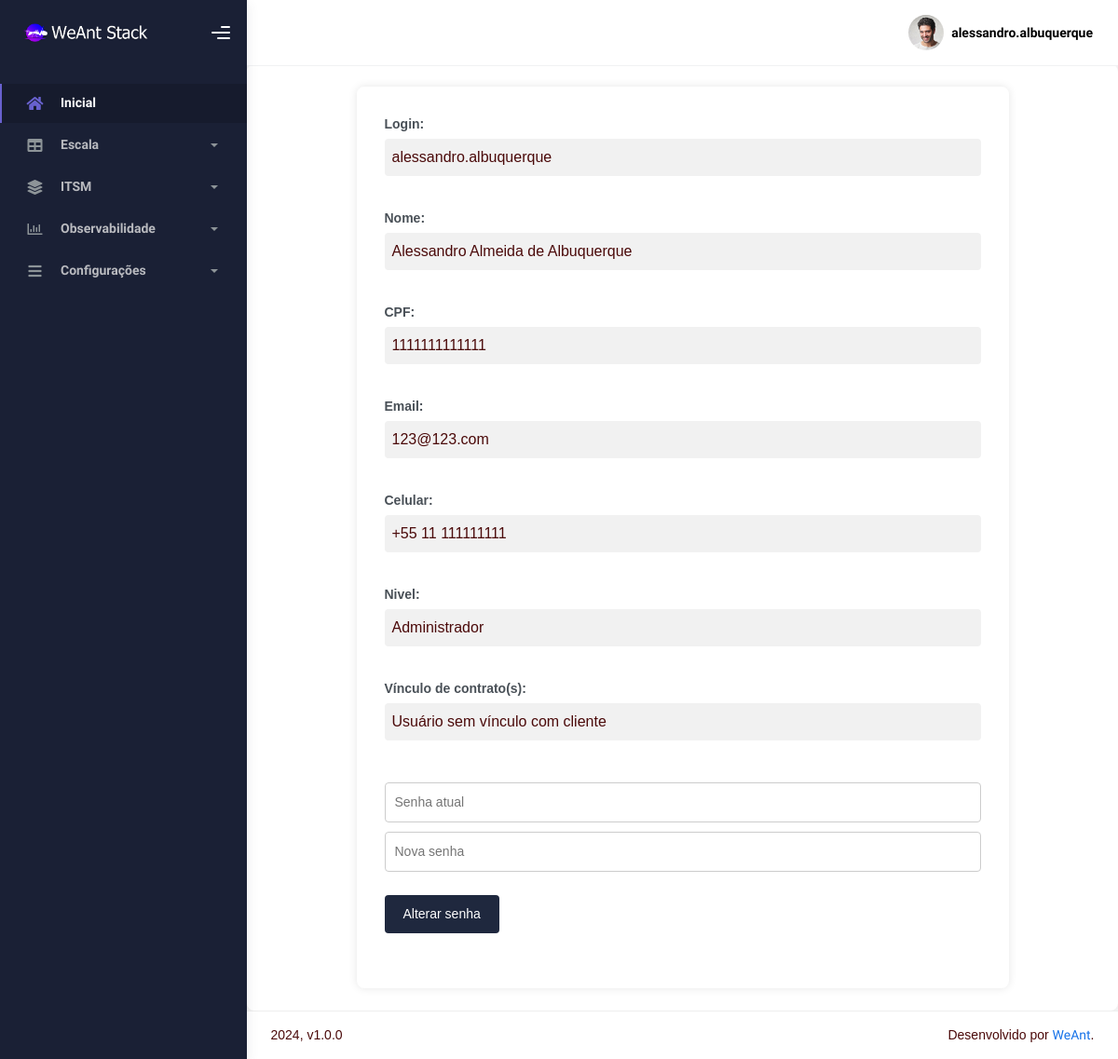
/meu_perfil.php (signed in), run on an earlier commit of the app's database.
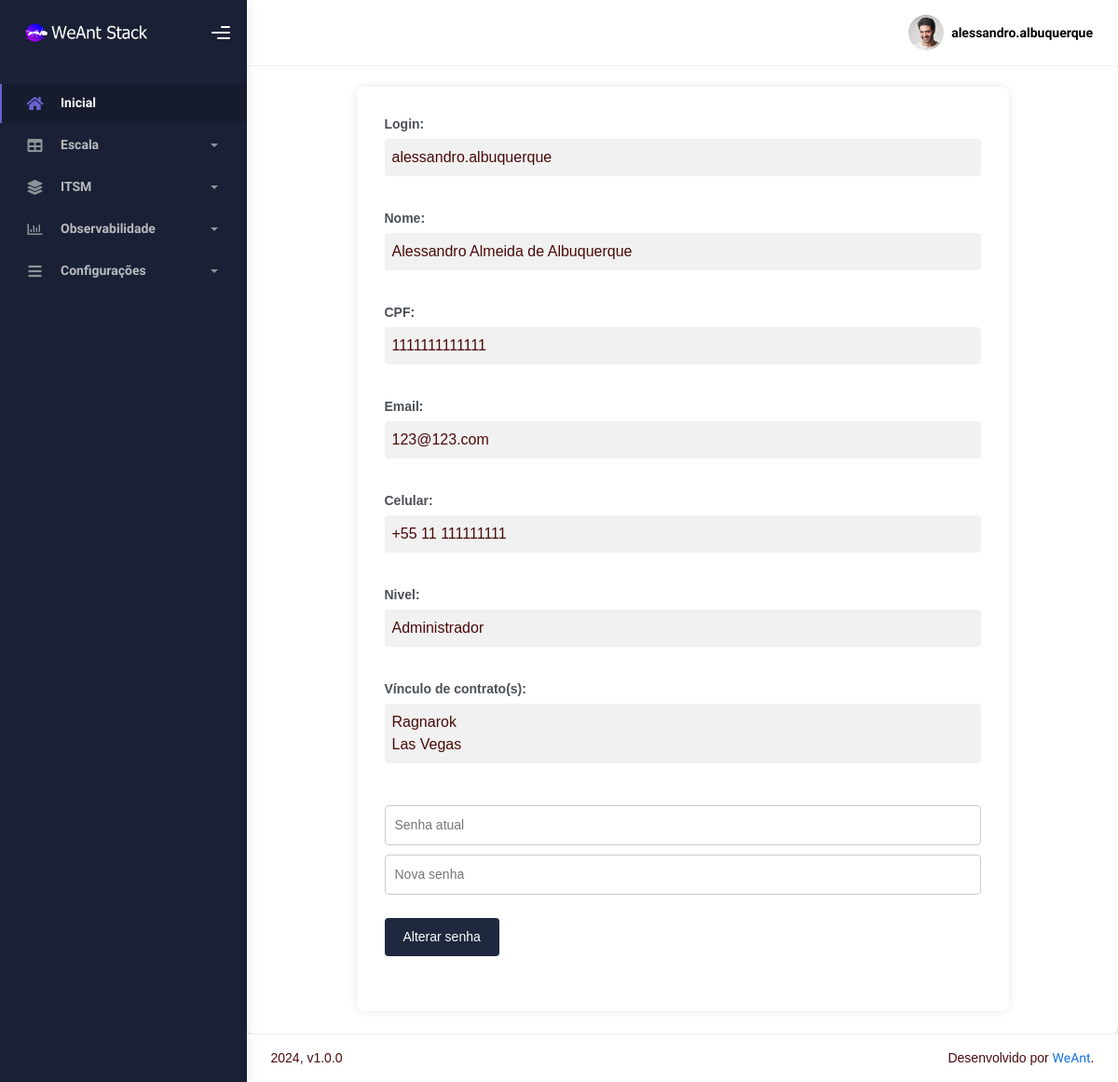
And on a later commit of the database.
### tables this page shows
CREATE TABLE `contrato` (
  `id` int(11) NOT NULL,
  `nome` varchar(60) NOT NULL,
  `status` int(11) NOT NULL
);

### sec/sec_verifica.php (called while the page is built, shortened)
<?php
include "config.php";
$sqlc = "SELECT * FROM usuario WHERE id=" . $_SESSION['UsuarioID'];
  $query = $conn->query($sqlc);
    $dados = $query->fetch_assoc();
      $idlogado = $dados['id'];
?>

### meu_perfil.php (the view, shortened to what this page needs)
<?php
include "tudo_cima.php";
$sqlc = "SELECT * FROM usuario WHERE id='$idlogado'";
$result = $conn->query($sqlc);
$dados = $result->fetch_assoc();
$login = $dados["login"];
$nome = $dados["nome"];
$cpf = $dados["cpf"];
$telefone = $dados["telefone"];
$email = $dados["email"];
$pnivel = $dados["pnivel"];
?>
<div class="container">
  <div class="form-group">
    <label>Login:</label>
    <div><?php echo $login; ?></div>
  </div>
  <div class="form-group">
    <label>Nome:</label>
    <div><?php echo $nome; ?></div>
  </div>
  <div class="form-group">
    <label>CPF:</label>
    <div><?php echo $cpf; ?></div>
  </div>
  <div class="form-group">
    <label>Email:</label>
    <div><?php echo $email; ?></div>
  </div>
  <div class="form-group">
    <label>Celular:</label>
    <div><?php echo $telefone; ?></div>
  </div>
  <div class="form-group">
    <label>Nivel:</label>
    <div><?php echo $pnivel; ?></div>
  </div>
  <div class="form-group">
    <label>Vínculo de contrato(s):</label>
    <div>
      <?php
        $query_validacao_contrato = "SELECT * FROM relacao_cliente WHERE id_usuario = '$idlogado'";
        $resultado_validacao_contrato = $conn->query($query_validacao_contrato);
        if ($resultado_validacao_contrato->num_rows > 0){
            while($dados_validacao_contrato = $resultado_validacao_contrato->fetch_assoc()){
                $id_contrato_validacao_contrato = $dados_validacao_contrato['id_contrato'];
                $query_contrato = "SELECT * FROM contrato WHERE id = '$id_contrato_validacao_contrato'";
                $resultado_contrato = $conn->query($query_contrato);
                if ($resultado_contrato->num_rows > 0){
                    while ($dados_contrato = $resultado_contrato->fetch_assoc()) {
                        $nome_contrato = $dados_contrato['nome'];
                        echo "$nome_contrato </br>";
                    }
                } else {
                  echo "Usuário sem vínculo com contrato(s)";
              }
            }
        } else {
            echo "Usuário sem vínculo com cliente";
        }
      ?>
    </div>
  </div>
  <div class="form-group password-form">
    <form method="POST" action="sec/alterarsenha.php">
      <input type="pass" name="senhaatual" placeholder="Senha atual">
      <input type="pass" name="senhanova" placeholder="Nova senha">
      <button class="botao" type="submit">Alterar senha</button>
    </form>
  </div>
</div>
<?php
include "tudo_baixo.php";
?>

What changed in the data, as far as the page shows it:
now on this page (row unchanged): contrato: nome "Ragnarok"
added contrato: nome "Las Vegas"
Also different on the page:
text no longer shown: "Usuário sem vínculo com cliente"
